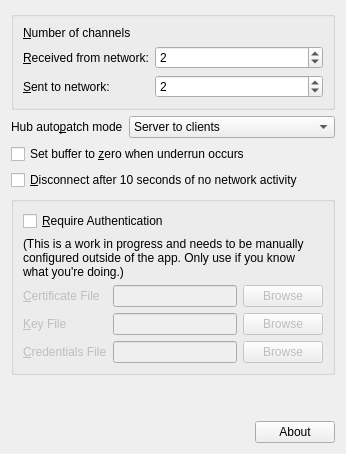
      <widget class="QWidget" name="basicTab">
       <property name="enabled">
        <bool>true</bool>
       </property>
       <attribute name="title">
        <string>Basic options</string>
       </attribute>
       <layout class="QGridLayout" name="gridLayout_3">
        <item row="2" column="0" colspan="3">
         <widget class="QGroupBox" name="channelGroupBox">
          <layout class="QGridLayout" name="gridLayout_9">
           <item row="3" column="0">
            <widget class="QLabel" name="channelRecvLabel">
             <property name="sizePolicy">
              <sizepolicy hsizetype="Maximum" vsizetype="Preferred">
               <horstretch>0</horstretch>
               <verstretch>0</verstretch>
              </sizepolicy>
             </property>
             <property name="text">
              <string>&amp;Received from network:</string>
             </property>
             <property name="buddy">
              <cstring>channelRecvSpinBox</cstring>
             </property>
            </widget>
           </item>
           <item row="3" column="1">
            <widget class="QSpinBox" name="channelRecvSpinBox">
             <property name="sizePolicy">
              <sizepolicy hsizetype="Minimum" vsizetype="Fixed">
               <horstretch>0</horstretch>
               <verstretch>0</verstretch>
              </sizepolicy>
             </property>
             <property name="toolTip">
              <string>Number of audio channels toaccept from the network.</string>
             </property>
             <property name="minimum">
              <number>1</number>
             </property>
             <property name="value">
              <number>2</number>
             </property>
            </widget>
           </item>
           <item row="4" column="1">
            <widget class="QSpinBox" name="channelSendSpinBox">
             <property name="toolTip">
              <string>Number of audio channels to send to the network.</string>
             </property>
             <property name="minimum">
              <number>1</number>
             </property>
             <property name="value">
              <number>2</number>
             </property>
            </widget>
           </item>
           <item row="4" column="0">
            <widget class="QLabel" name="channelSendLabel">
             <property name="text">
              <string>&amp;Sent to network:</string>
             </property>
             <property name="buddy">
              <cstring>channelSendSpinBox</cstring>
             </property>
            </widget>
           </item>
           <item row="2" column="0" colspan="2">
            <widget class="QLabel" name="channelLabel">
             <property name="sizePolicy">
              <sizepolicy hsizetype="Maximum" vsizetype="Preferred">
               <horstretch>0</horstretch>
               <verstretch>0</verstretch>
              </sizepolicy>
             </property>
             <property name="text">
              <string>&amp;Number of channels</string>
             </property>
             <property name="buddy">
              <cstring>channelRecvSpinBox</cstring>
             </property>
            </widget>
           </item>
          </layout>
         </widget>
        </item>
        <item row="3" column="1" colspan="2">
         <widget class="QComboBox" name="autoPatchComboBox">
          <property name="toolTip">
           <string>Select how you want audio to be routed by the hub server.</string>
          </property>
          <property name="currentIndex">
           <number>0</number>
          </property>
          <item>
           <property name="text">
            <string>Server to clients</string>
           </property>
          </item>
          <item>
           <property name="text">
            <string>Client loopback</string>
           </property>
          </item>
          <item>
           <property name="text">
            <string>Client fan out/in but no loopback</string>
           </property>
          </item>
          <item>
           <property name="text">
            <string>Full Mix</string>
           </property>
          </item>
          <item>
           <property name="text">
            <string>No auto patching</string>
           </property>
          </item>
         </widget>
        </item>
        <item row="11" column="0" colspan="3">
         <layout class="QHBoxLayout" name="aboutLayout">
          <item>
           <spacer name="aboutSpacer">
            <property name="orientation">
             <enum>Qt::Horizontal</enum>
            </property>
            <property name="sizeHint" stdset="0">
             <size>
              <width>40</width>
              <height>20</height>
             </size>
            </property>
           </spacer>
          </item>
          <item>
           <widget class="QPushButton" name="aboutButton">
            <property name="text">
             <string>About</string>
            </property>
           </widget>
          </item>
         </layout>
        </item>
        <item row="7" column="0" colspan="3">
         <widget class="QGroupBox" name="requireAuthGroupBox">
          <property name="title">
           <string/>
          </property>
          <layout class="QGridLayout" name="gridLayout_7">
           <item row="3" column="2">
            <widget class="QPushButton" name="keyBrowse">
             <property name="enabled">
              <bool>false</bool>
             </property>
             <property name="text">
              <string>Browse</string>
             </property>
            </widget>
           </item>
           <item row="1" column="0" colspan="3">
            <widget class="QLabel" name="authDisclaimerLabel">
             <property name="text">
              <string>(This is a work in progress and needs to be manually configured outside of the app. Only use if you know what you're doing.)</string>
             </property>
             <property name="wordWrap">
              <bool>true</bool>
             </property>
            </widget>
           </item>
           <item row="2" column="0">
            <widget class="QLabel" name="certLabel">
             <property name="enabled">
              <bool>false</bool>
             </property>
             <property name="text">
              <string>&amp;Certificate File</string>
             </property>
             <property name="buddy">
              <cstring>certEdit</cstring>
             </property>
            </widget>
           </item>
           <item row="3" column="0">
            <widget class="QLabel" name="keyLabel">
             <property name="enabled">
              <bool>false</bool>
             </property>
             <property name="text">
              <string>&amp;Key File</string>
             </property>
             <property name="buddy">
              <cstring>keyEdit</cstring>
             </property>
            </widget>
           </item>
           <item row="3" column="1">
            <widget class="QLineEdit" name="keyEdit">
             <property name="enabled">
              <bool>false</bool>
             </property>
             <property name="toolTip">
              <string>Choose the private key that the server should use for the SSL connection.</string>
             </property>
            </widget>
           </item>
           <item row="2" column="1">
            <widget class="QLineEdit" name="certEdit">
             <property name="enabled">
              <bool>false</bool>
             </property>
             <property name="toolTip">
              <string>Choose the certificate file that the server should use to establish an initial SSL connection.</string>
             </property>
            </widget>
           </item>
           <item row="2" column="2">
            <widget class="QPushButton" name="certBrowse">
             <property name="enabled">
              <bool>false</bool>
             </property>
             <property name="text">
              <string>Browse</string>
             </property>
            </widget>
           </item>
           <item row="0" column="0" colspan="2">
            <widget class="QCheckBox" name="requireAuthCheckBox">
             <property name="toolTip">
              <string>Require clients to connect with a username and password.</string>
             </property>
             <property name="text">
              <string>&amp;Require Authentication</string>
             </property>
            </widget>
           </item>
           <item row="4" column="0">
            <widget class="QLabel" name="credsLabel">
             <property name="enabled">
              <bool>false</bool>
             </property>
             <property name="text">
              <string>&amp;Credentials File</string>
             </property>
             <property name="buddy">
              <cstring>credsEdit</cstring>
             </property>
            </widget>
           </item>
           <item row="4" column="1">
            <widget class="QLineEdit" name="credsEdit">
             <property name="enabled">
              <bool>false</bool>
             </property>
             <property name="toolTip">
              <string>Choose the file containing the list of usernames and passwords.</string>
             </property>
            </widget>
           </item>
           <item row="4" column="2">
            <widget class="QPushButton" name="credsBrowse">
             <property name="enabled">
              <bool>false</bool>
             </property>
             <property name="text">
              <string>Browse</string>
             </property>
            </widget>
           </item>
          </layout>
         </widget>
        </item>
        <item row="6" column="0" colspan="3">
         <widget class="QCheckBox" name="timeoutCheckBox">
          <property name="toolTip">
           <string>Stop JackTrip if no network traffic has been received for 10 seconds.</string>
          </property>
          <property name="text">
           <string>&amp;Disconnect after 10 seconds of no network activity</string>
          </property>
         </widget>
        </item>
        <item row="9" column="0">
         <spacer name="basicVerticalSpacer">
          <property name="orientation">
           <enum>Qt::Vertical</enum>
          </property>
          <property name="sizeType">
           <enum>QSizePolicy::Expanding</enum>
          </property>
          <property name="sizeHint" stdset="0">
           <size>
            <width>20</width>
            <height>40</height>
           </size>
          </property>
         </spacer>
        </item>
        <item row="5" column="0" colspan="3">
         <widget class="QCheckBox" name="zeroCheckBox">
          <property name="toolTip">
           <string>Silence the audio when there's a buffer underrun.</string>
          </property>
          <property name="text">
           <string>Set buffer to &amp;zero when underrun occurs</string>
          </property>
         </widget>
        </item>
        <item row="3" column="0">
         <widget class="QLabel" name="autoPatchLabel">
          <property name="sizePolicy">
           <sizepolicy hsizetype="Maximum" vsizetype="Preferred">
            <horstretch>0</horstretch>
            <verstretch>0</verstretch>
           </sizepolicy>
          </property>
          <property name="text">
           <string>Hub auto&amp;patch mode</string>
          </property>
          <property name="buddy">
           <cstring>autoPatchComboBox</cstring>
          </property>
         </widget>
        </item>
       </layout>
      </widget>
